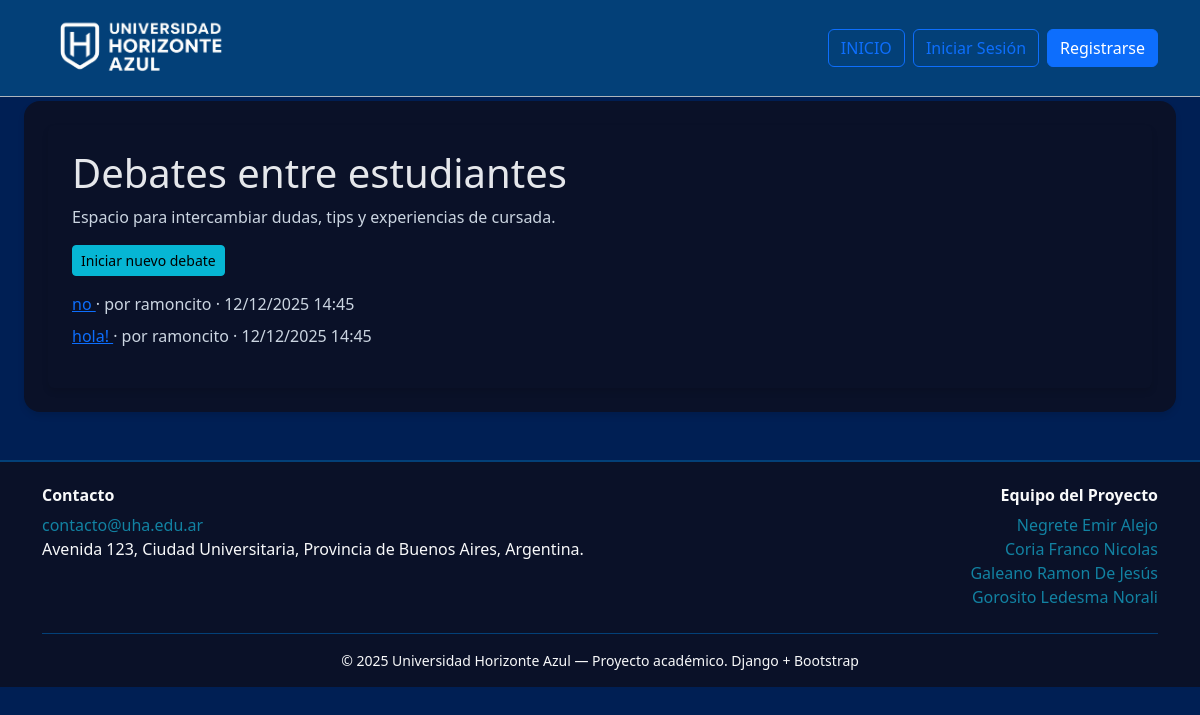
The app's page /comunidad/debates/ with its own data.
### comunidad/models.py (models this page shows, shortened)
class Debate(models.Model):
    titulo = models.CharField(max_length=150)
    fecha = models.DateTimeField(auto_now_add=True)
    creado_por = models.ForeignKey(User, on_delete=models.CASCADE)

### comunidad/views.py (the view)
# urls.py: path('debates/', views.debates_lista, name='debates_lista'),
def debates_lista(request):
    debates = Debate.objects.select_related('creado_por').order_by('-fecha')
    return render(request, 'comunidad/debates.html', {'debates': debates})

### templates/comunidad/debates.html
{% extends "base.html" %}
{% block content %}
<div class="bg-panel p-4 rounded">
    <h1>Debates entre estudiantes</h1>
    <p class="text-secondary">Espacio para intercambiar dudas, tips y experiencias de cursada.</p>
    <p class="mt-3">
        <a href="{% url 'debate_nuevo' %}" class="btn btn-info btn-sm">Iniciar nuevo debate</a>
    </p>
    <ul class="list-unstyled mt-3">
        {% for debate in debates %}
            <li class="mb-2">
                <a href="{% url 'debate_detalle' debate.pk %}">
                    {{ debate.titulo }}
                </a>
                <span class="text-secondary"> · por {{ debate.creado_por.username }} · {{ debate.fecha|date:"d/m/Y H:i" }}</span>
            </li>
        {% empty %}
            <li class="text-secondary">Todavía no hay debates creados.</li>
        {% endfor %}
    </ul>
</div>
{% endblock %}

### static/css/estilos.css (style rules this page uses)
:root { --bg: #0a1128; --panel: #0a1128; --text: #fefcfb; }
html, body { height: 100%; }
body { background: #001F54; color: var(--text); overflow-x: hidden; width: 100%; }
.bg-panel { background: var(--panel); color: #e5e7eb; padding: 2rem; border-radius: .5rem; box-shadow: 0 4px 6px rgba(0, 0, 0, 0.1); }
.bg-panel h1, .bg-panel h2, .bg-panel p, .bg-panel .lead { color: #e5e7eb; }
.btn-info { --bs-btn-bg: #06b6d4; --bs-btn-border-color: #06b6d4; --bs-btn-hover-bg: #22d3ee; --bs-btn-hover-border-color: #22d3ee; }
.text-secondary { color: #cbd5e1 !important; }

### records on screen
Debate: titulo "no", creado_por.username "ramoncito", fecha "12/12/2025 14:45"
Debate: titulo "hola!", creado_por.username "ramoncito", fecha "12/12/2025 14:45"
